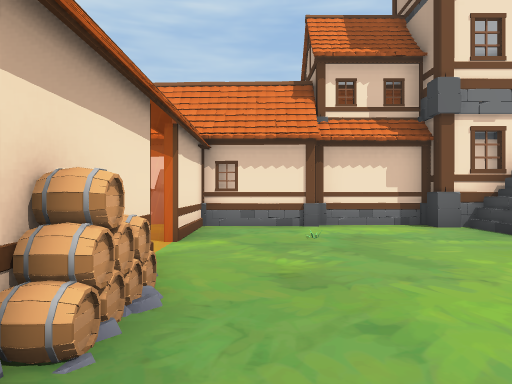
[1] (above)

13 first-person views from a walk through a Unity game level. The camera is 1.5 m above the floor, looks level and sees 70° across. The floor is counted in squares, 2 m on a side. Each view is taken from the middle of a square. On the plan, view 1 faces up. The plan holds only what a view shows up to about 11 squares ahead; the rest is blank. The place goes on beyond the plan. The player is left out. Door leaves are left out, so doorways stand open. Some surface patterns are stand-ins.

[2]
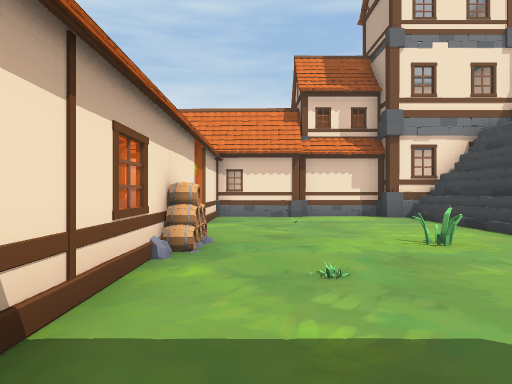

[3]
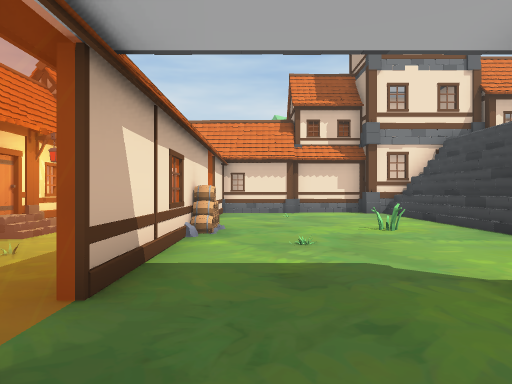

[4]
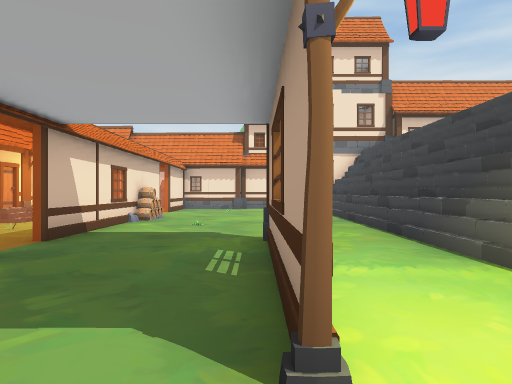

[5]
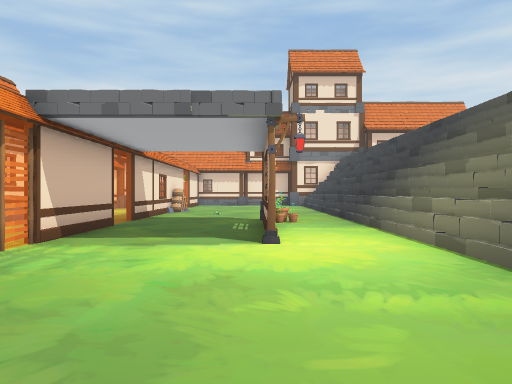

[6]
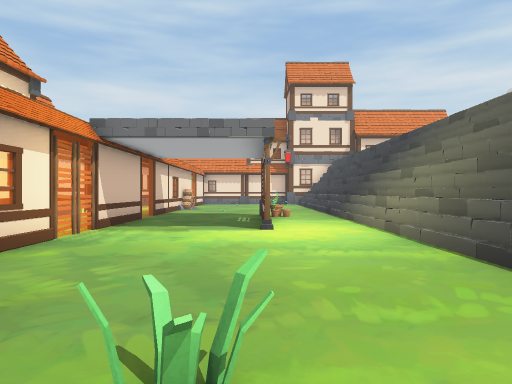

[7]
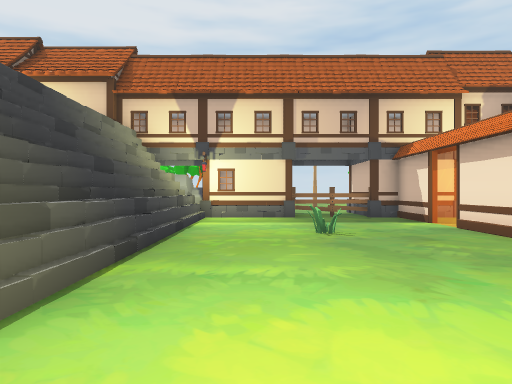

[8]
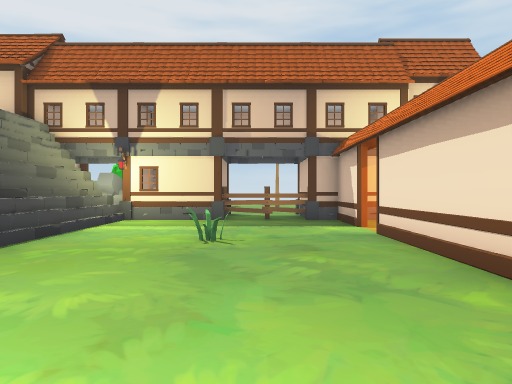

[9]
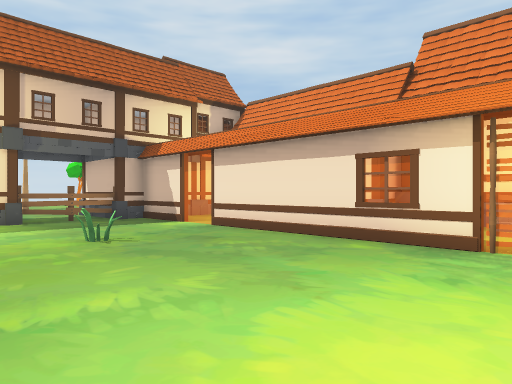

[10]
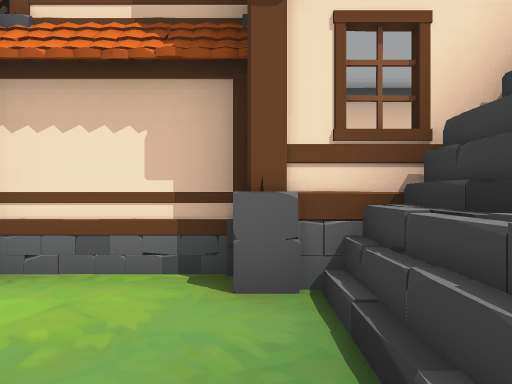

[11]
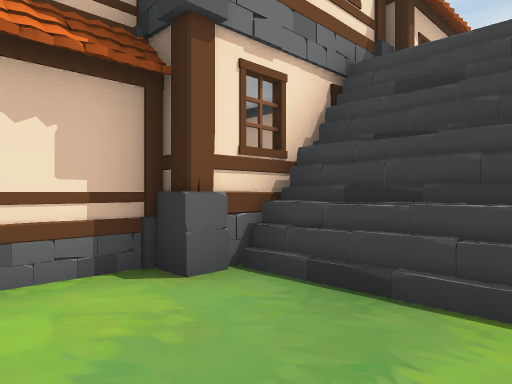

[12]
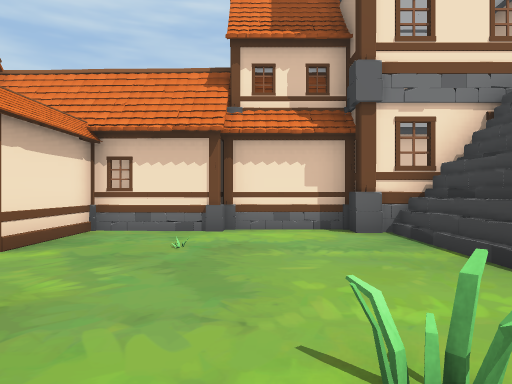

[13]
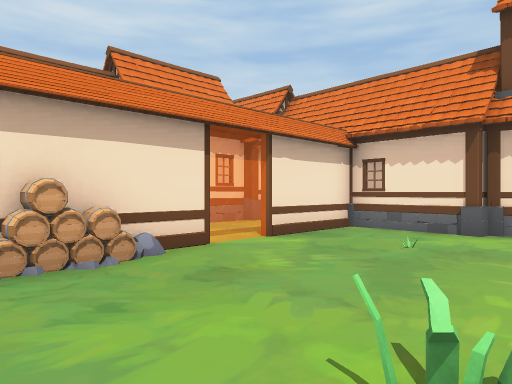

### Floor plan
Key: @ floor where view 1 was taken; # wall or solid block; x gap in a wall; . floor; / step, stairs or slope; = window, fence, low wall or low ledge; H house; T thing the floor can be seen under or through; L lantern; F fence; R rock; O other object.
Columns run from 7 left of view 1 to 7 right of it. Each row starts with its distance up from view 1.
 10 H        HH HHH
  9 H      HHHHHHH
  8 H    .#HH..HHHH
  7 H  H..T.....#
  6 H  H..T.O...#
  5      .=.....#
  4       x.....#
  3       O.....#
  2  HHL  O...O.#
  1   H/. #.....#
  0    H. #@O...#
 -1  HH O.T.....#
 -2    H .T.....#
 -3    H .=..#O.#
 -4     O.x..#..#
 -5      .#..#..#
 -6      .#..#..#
 -7      .F..L..#
 -8     ..F.....#
 -9 HHH/. #.....#
-10 HHH   #.....#
-11  HHH  #.....#
-12    H  #.....#
-13    H  #..O..#
-14  HH   =.....#
-15      .x.....#
-16      .#.....#
-17     HHHF.FHOO
-18       H..HHOR

Where each view was taken, in squares from view 1:
view 1: 0 up, 0 right, facing up
view 2: 3 down, 0 right, facing up
view 3: 5 down, 0 right, facing up
view 4: 8 down, 2 right, facing up
view 5: 12 down, 2 right, facing up
view 6: 14 down, 2 right, facing up
view 7: 6 down, 3 right, facing down
view 8: 7 down, 1 right, facing down
view 9: 7 down, 4 right, facing down-left
view 10: 5 up, 4 right, facing up
view 11: 5 up, 2 right, facing up-right
view 12: 1 up, 2 right, facing up
view 13: 1 up, 3 right, facing up-left
